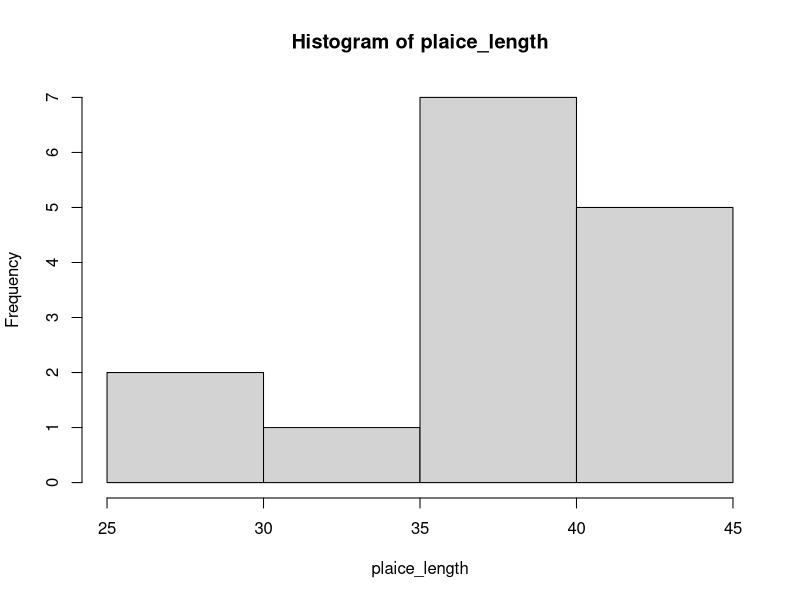
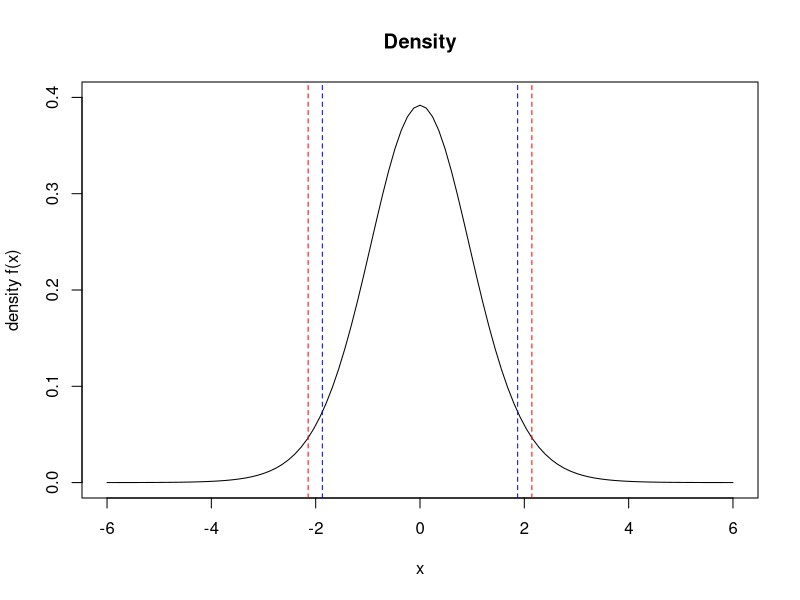
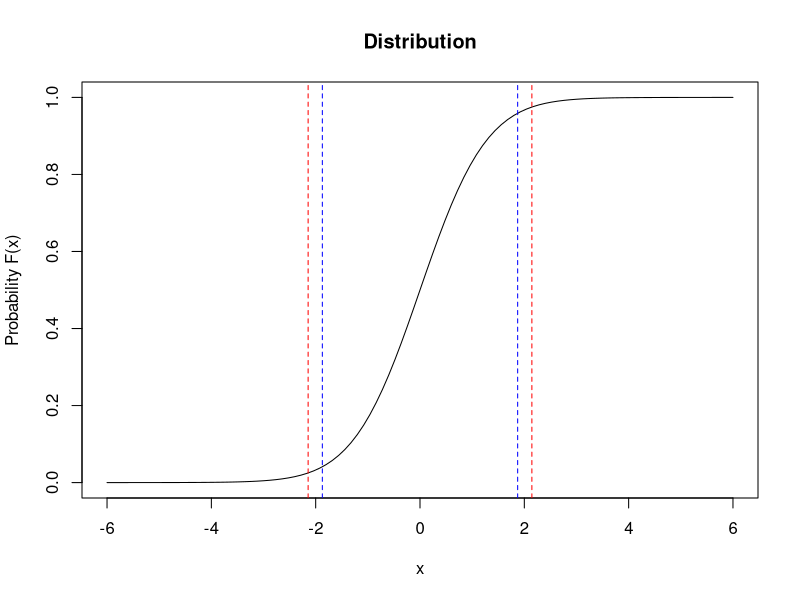
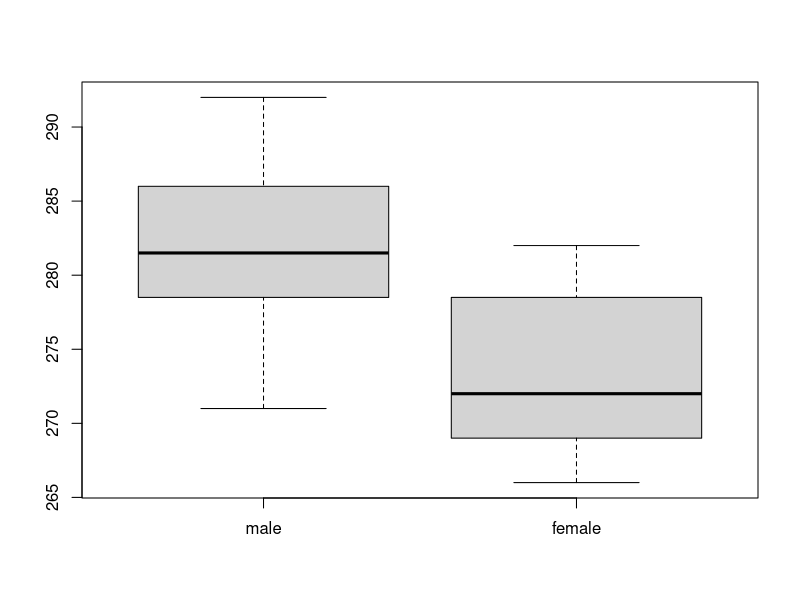
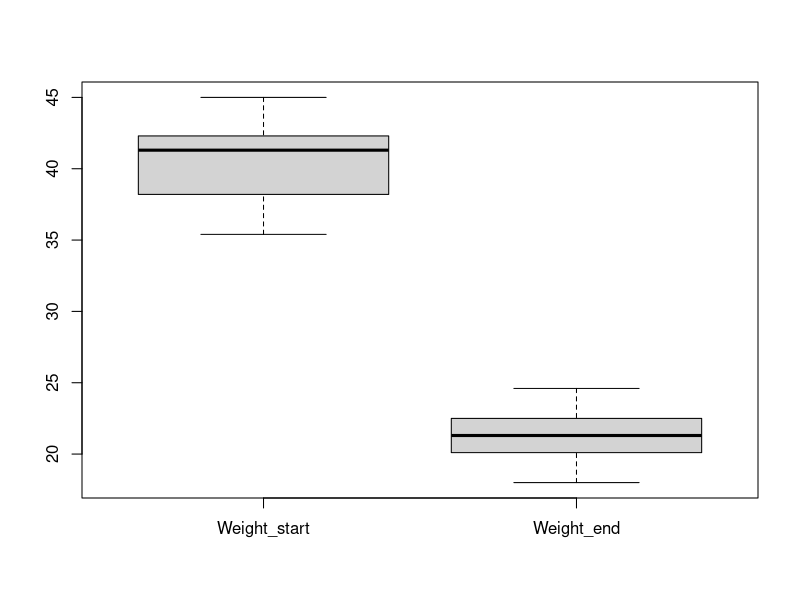

The R source for these figures, in order: (Note: this script raises an error after producing the figures.)
# Lecture script 22.04.2026


# one sample t-Test ----

# Measured 15 fish length of plaice: 
# data produced using plaice_length <- rnorm(15, 35, sd = 5)

plaice_length <- c(36.67, 28.37, 42.67, 38.63, 33.7, 29.39, 38.32, 38.71, 40.59,
                   38.41, 36.82, 40.52, 43.31, 43.64, 37.48)
hist(plaice_length)
# calculate mean and stadard deviation of your data
mean(plaice_length) # 37.8215
sd(plaice_length) # 4.50634

# common length according to fish base are 40cm, so the A in the formula becomes 40
# calculate the t-value
t_plaice <- (37.8215 - 40) / (4.50634 / sqrt(15))
t_plaice # the negative value tells us, that our measured mean is below the expected value.

# is this critical? 

# get the critical levels from the t-distribution
# the only parameter of the t- distribution are the degrees of freedom, which
# are the sample size - 1, so in this case 14.
# we only want to know if it our mean value different from the actual mean and don´t care 
# whether the mean of our sample is lower or higher, therefore we are looking at
# both sides of the distribution and distribute the 5% significance level: 
qt(p = c(0.025, 0.975), df = 14) # -2.144787  2.144787
# these are the "cut-off" values: If our value is lower or higher than those, 
# it is a critical t-value

# additionally we can calculate the p-value for our t-value
# multiply by 2, since we compare to both tails. 
# Therefore we call this type of t-Test two-sided
pt(q = t_plaice, df = 14) * 2 # 0.08219942
# It is not lower than 0.05 thus again not signifcant

# We can also use the build in t-test function to validate this:
# First have a look at the help pages to see how it works: 
?t.test

t.test(x = plaice_length, mu = 40)

#Lets visualize this: 
# The t-Distribution for df=14
# as density distribution
plot(function(x) dt(x, df = 14), -6, 6, ylim = c(0, 0.4),
       main = "Density", ylab = "density f(x)")
abline(v = c(t_plaice, -t_plaice), col = "blue", lty = 2)
abline(v = qt(p = c(0.025, 0.975), df = 14), col = "red", lty = 2)

# and cumulative probability: 
plot(function(x) pt(x, df = 14), -6, 6, ylim = c(0, 1), 
     main = "Distribution", ylab = "Probability F(x)")
abline(v = c(t_plaice, -t_plaice), col = "blue", lty = 2)
abline(v = qt(p = c(0.025, 0.975), df = 14), col = "red", lty = 2)


# Two - sample t-Test ----
# Comparison of polar bear heights: 
polar_bears <- data.frame("male" = c(281, 279, 271, 290, 292, 285, 277, 278, 290, 277, 281, 283,
                                     285, 287, 279, 275, 280, 287, 285, 282),
                          "female" = c(266, 280, 275, 272, 270, 269, 272, 278, 267, 269, 282,
                                       279, 276, 272, 274, 270, 269, 279, 282, 268))
View(polar_bears)

boxplot(polar_bears)

## two-sided ----
# Do female polar bears have a different size than male polar bears? 
# This includes not if they are bigger or smaller, just different, therefor
# this is a two-sided test, where we are looking at both tails of the t-distribution.

# calculate means
mean_males <- mean(polar_bears$male)
mean_males
mean_females <- mean(polar_bears$female)
mean_females

# calculate variances
var_males <- var(polar_bears$male)
var_males
var_females <- var(polar_bears$female)
var_females

nrow(polar_bears)

qt(p = c(0.025, 0.975), df = 38) # 38 because each has 20 rows and for each sample we subtract by 1

t_polars <- (mean_males - mean_females) / sqrt( (var_males/20) + (var_females/20) )
t_polars

# we use here the negative absolute difference, to avoid a miscalculation simply because the t value is very large
pt(q = -abs(t_polars), df = 38) * 2 



# for equal variances we can also use pooled variances, 
# this gives us a bit more statistical power: 
t.test(polar_bears$male, polar_bears$female, var.equal = TRUE)


## one-sided ----
# Male polar bears are bigger than female polar bears.
t.test(polar_bears$male, polar_bears$female, alternative = "greater")

t.test(polar_bears$male, polar_bears$female, alternative = "less")

# Paired two-sample t-Test ----
# Compare weights of penguins before and after the breeding season 
penguins <- data.frame("Penguin" = c(1:16),
                       "Lipid_start" = sample(seq(8, 11, by = 0.2), size = 16),
                       "Lipid_end" = sample(seq(1, 4, by = 0.2), size = 16),
                       "Weight_start" = sample(seq(35, 45, by = 0.2), size = 16),
                       "Weight_end" = sample(seq(18, 25, by = 0.2), size = 16))
View(penguins)

boxplot(penguins[ ,4:5])

# Calculating the differences from start to end
difference_weight <- penguins[ ,4] - penguins[ ,5] # this is a vectorized operation, this means
# R automatically calculates the difference for each row individually
difference_weight

# Calculating the variances of the differences
var_diff <- var(difference_weight)


# Calculating t
t_weights <- mean(difference_weight)/(sqrt(var_diff)/sqrt(16))
t_weights 
qt(p = c(0.025, 0.975), df = 15)
# we use here the negative absolute difference, to avoid a miscalculation simply because the t value is very large
pt(q = -abs(t_weights), df = 15) * 2 

#Paired two-sided two sample t-Tests
t.test(x=penguins[,4], y=penguins[,5], paired=T)

# Mann - Whitney - U test ----
octopus <- read_csv("data/kraken.csv")
# data set with intelligence test results of trained and untrained octopus individuals
View(octopus)

ggplot(octopus, aes(y = result, x = group_txt))+
  geom_boxplot()

Ranks <- cbind(octopus, rank(x=octopus$result, na.last=NA,
                                ties.method=c("average")))
View(Ranks)

wilcox.test(result ~ group, data = octopus, alternative = "two.sided")

# Wilcoxon signed rank test ----
# Number of herring eggs from subsampling
herring_eggs <- data.frame("Sample" = c(1:10),
                           "subsample_1" = as.integer(jitter(c(130, 90, 50, 323, 210, 35, 173, 44, 241, 112), amount = 10))
                           )

View(herring_eggs)
difference <- sample(-20:20, 10)
herring_eggs$subsample_2 <- herring_eggs$subsample_1 + difference
boxplot(herring_eggs[, c(2:3)])

wilcox.test(x = herring_eggs[,2], y = herring_eggs[,3], alternative = c("two.sided"), paired = T)


# F-Test ----
salmon <- data.frame("Net_1" = rnorm(n = 24, mean = 2898.667, sd = 195.0281),
                     "Net_2" = rnorm(n = 24, mean = 2825.417, sd = 153.6458))
boxplot(salmon)

var.test(x = salmon$Net_1, y = salmon$Net_2, ratio = 1, alternative="two.sided")
var.test(x = salmon$Net_1, y = salmon$Net_2, ratio = 1, alternative = "greater")

# Correlation ----
# Or create a data set with depth and oxygen levels
ctd_data <- data.frame("depth" = round(runif(100, min = 200, max = 500), digits = 0) )
ctd_data$oxygen <- round(8 - 0.01 * ctd_data$depth + rnorm(100, mean = 0, sd = 0.3), 2)
ctd_data$oxygen[ctd_data$oxygen < 0] <- runif(sum(ctd_data$oxygen < 0), 0.1, 0.5)

ggplot(ctd_data, aes(x = depth, y = oxygen))+
  #geom_smooth(method = lm, se = FALSE, colour = "black")+
  geom_point()+
    labs(x = "depth", y = "oxygen")

# covariance
cov(x = ctd_data$depth, y = ctd_data$oxygen)
# correlation  
cor(x = ctd_data$depth, y = ctd_data$oxygen, method = "pearson")

# correlation with significance test
cor.test(x = ctd_data$depth, y = ctd_data$oxygen, method = "pearson")

# Spearman
cor.test(x = ctd_data$depth, y = ctd_data$oxygen, method = "spearman")

# Kendall
cor.test(x = ctd_data$depth, y = ctd_data$oxygen, method = "kendall")


# Association ----
benthos <- data.frame(sediment = c("Sand","Sand","Sand","Mud","Mud","Mud","Gravel","Gravel","Gravel",
               "Sand","Mud","Gravel","Sand","Mud","Gravel"),
               worms_abundance = c(12,18,26, 34,29,23,10,11,15,20,32,13,27,30,14)
)
# Create categorical abundance classes
benthos$abundance_class <- cut(benthos$worms_abundance,
  breaks = c(-Inf, 15, 25, Inf),
  labels = c("Low", "Medium", "High")
)
View(benthos)

ggplot(benthos, aes(x = sediment, y = worms_abundance, fill = abundance_class))+
  geom_bar(stat = "identity", position = "stack", colour = "grey90")

tbl <- table(benthos$sediment, benthos$abundance_class)
tbl <- matrix(c(63, 0, 0, 0, 23, 125, 12, 38, 53), nrow = 3)
tbl
chisq.test(tbl)


# Exercises ----

## significance Tests
# 1. 
# In the data folder you find a csv file with fish sizes sampled in two 
# marine protected ares (MPAs). Investigate wether the MPAs influence fish growth.
# Load and inspect the data set. Write a research question and the associated hypotheses (H1 and H0!).
# Choose and perform the correct t-Test. Interpret the results. 
# Familiarize your self with the topic "Test power", e.g. read the chapter 13.2.2
# in the book "Environmental Data Analysis" and try to apply this to your analysis.

# 2. 
# You conducted an experiment on diatoms using different light treatments, to
# analyze the effect of enhanced light on their growth. In the data set diatoms.csv
# you have the biomass from before and after the treatment. 
# Load and inspect the data set. Write a research question and the associated hypotheses (H1 and H0!).
# Choose and perform the correct Test. Interpret the results. 

# 3. 
# You are working on an aquaculture farm and have treated the females in one of the tanks
# with hormones to enhance the number of eggs. Did it work? 
# Explore graphically, formulate a hypothesis and run the correct test to validate your results.
fish <- data.frame("group_txt" = c(rep("without", 20), rep("with", 25)),
                   "group" = c(rep(1, 20), rep(2, 25)),
                   "result" = c(sample(1200:1400, 20, replace = F), 
                                sample(1250:1450, 15, replace = F), 
                                sample(1400:1500, 10,  replace = F)) )

# 4. 
# You are a fisheries managers and have been asked to analyze the effectiveness 
# of a temporary fisheries closure not on the fish itself but as a trade-off on a
# near-by living seabird colony. For this you have sampled the same nests before 
# and after the closure and counted the number of fish delivered to the chicklings.
# Load the data set "seabirds.csv" from the data folder. 
# Load and inspect the data set. Write a research question and the associated hypotheses (H1 and H0!).
# Choose and perform the correct Test. Interpret the results. 


## F-Test ----
# 5.
# You have dataset with swimming speeds of two tuna species. 
# Graphically explore the data set for the variance within the dataset. 
# Formulate a hypothesis for a F-Test.
# Conduct a F-Test and decide whether variances are homogenuous or not.
tuna <- data.frame("red_tuna" = rnorm(n = 20, mean = 85, sd = 5.454115),
                   "skipjack" = rnorm(n = 20, mean = 25, sd = 5.114222))

## Correlation ----
# 6.
# Use the penguins data set and test for bill length and depth the correlation
# First plot and explore the data. Formulate a hypothesis. 
# Decide which method you want to apply? Are the assumptions for a pearson correlation met? 
# Can you think of another variable influencing your results? Try to add this 
# in your analysis. 
